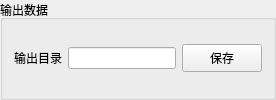
       <widget class="QGroupBox" name="groupBox_3">
        <property name="title">
         <string>输出数据</string>
        </property>
        <layout class="QGridLayout" name="gridLayout_56">
         <item row="0" column="0">
          <layout class="QHBoxLayout" name="horizontalLayout_8">
           <item>
            <widget class="QLabel" name="label_BigScale_3">
             <property name="maximumSize">
              <size>
               <width>100</width>
               <height>16777215</height>
              </size>
             </property>
             <property name="text">
              <string>输出目录</string>
             </property>
            </widget>
           </item>
           <item>
            <widget class="QLineEdit" name="lineEdit_SavePath">
             <property name="minimumSize">
              <size>
               <width>0</width>
               <height>0</height>
              </size>
             </property>
             <property name="toolTip">
              <string>&lt;html&gt;&lt;head/&gt;&lt;body&gt;&lt;p&gt;&lt;span style=&quot; font-family:'Arial Normal','Arial','sans-serif'; font-size:12px; color:#000000; background-color:rgba(255,255,255,0.992157);&quot;&gt;输出按小比例尺图幅命名的多尺度数据匹配库&lt;/span&gt;&lt;/p&gt;&lt;/body&gt;&lt;/html&gt;</string>
             </property>
             <property name="dragEnabled">
              <bool>true</bool>
             </property>
            </widget>
           </item>
           <item>
            <widget class="QPushButton" name="pushButton_Save">
             <property name="maximumSize">
              <size>
               <width>93</width>
               <height>28</height>
              </size>
             </property>
             <property name="text">
              <string>保存</string>
             </property>
            </widget>
           </item>
          </layout>
         </item>
        </layout>
       </widget>
